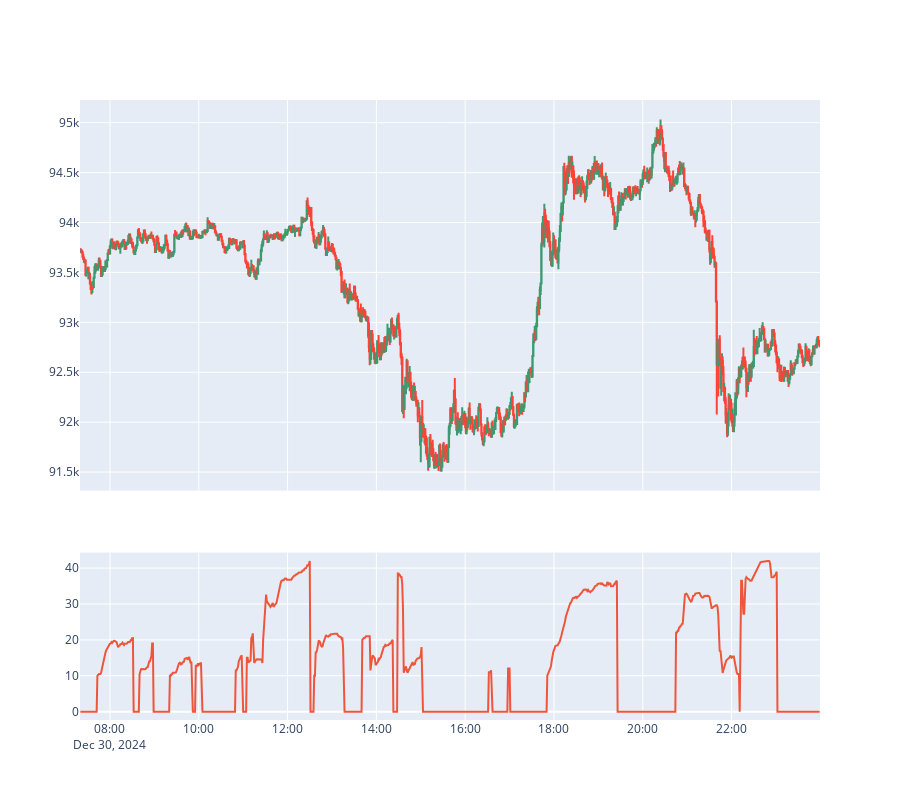

Notebook code for this chart:
### Code cell
from research_tools import subplot

num = 1000

subplot(
    trading_1m[-num:, :],
    {
        "dominant_cycle": dominant_cycle[-num:],
    },
)

### Figure 1 — Plotly figure (JSON) as saved in the notebook; plotly's stock layout.template omitted (floating-point values rounded to 4 significant figures; data arrays with more than 128 entries replaced by an {"elided": "..."} marker saying what was removed)
{"data": [{"close": {"elided": "1000 float values"}, "high": {"elided": "1000 float values"}, "low": {"elided": "1000 float values"}, "name": "Candlestick", "open": {"elided": "1000 float values"}, "type": "candlestick", "x": {"elided": "1000 str values"}, "xaxis": "x", "yaxis": "y"}, {"mode": "lines", "name": "dominant_cycle", "type": "scatter", "x": {"elided": "1000 str values"}, "xaxis": "x2", "y": {"elided": "1000 float values"}, "yaxis": "y2"}], "layout": {"height": 800, "showlegend": false, "xaxis": {"anchor": "y", "domain": [0, 1], "matches": "x2", "rangeslider": {"visible": false}, "showticklabels": false}, "xaxis2": {"anchor": "y2", "domain": [0, 1]}, "yaxis": {"anchor": "x", "domain": [0.37, 1]}, "yaxis2": {"anchor": "x2", "domain": [0, 0.27]}}}
